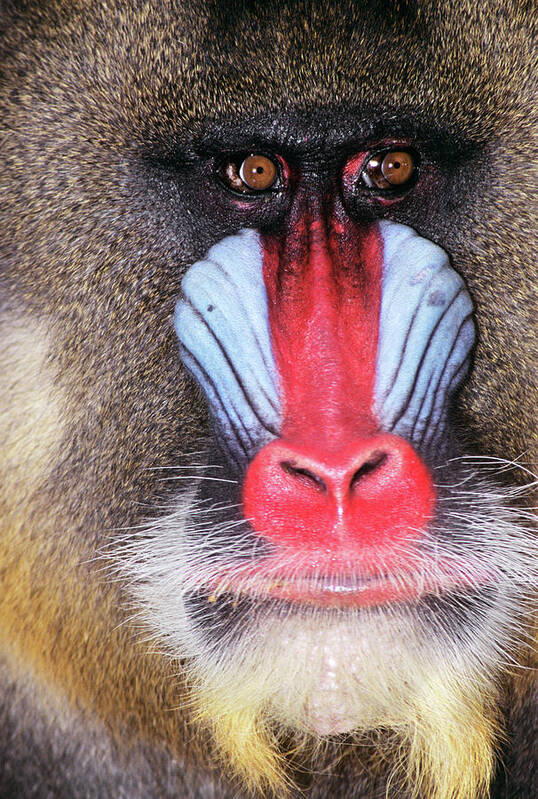
#> input picture Lab1/image.jpg, 538 x 799 px, found by its file name
$ python main.py
#> lines starting #> are read from the running program, lines starting #| are printed output that depends on the picture; after the words box and inside, x2 and y2 are one past the last pixel; in counts of white or black regions, pixels touching at a corner belong together
import cv2
import numpy as np
import matplotlib.pyplot as plt

def load_image(path):
#> called with path = 'image.jpg'
    image_bgr = cv2.imread(path)
#> image_bgr is the input picture: shape (799, 538, 3); mean B, G, R 108.1, 111.9, 137.8
    if image_bgr is None:
        raise FileNotFoundError(f"Nie znaleziono pliku: {path}")
    image_rgb = cv2.cvtColor(image_bgr, cv2.COLOR_BGR2RGB)
    return image_rgb, image_bgr

def convert_to_hsv(image_bgr):
    hsv = cv2.cvtColor(image_bgr, cv2.COLOR_BGR2HSV)
#> hsv: shape (799, 538, 3); mean H, S, V 74.3, 76.2, 141.9
    h, s, v = cv2.split(hsv)
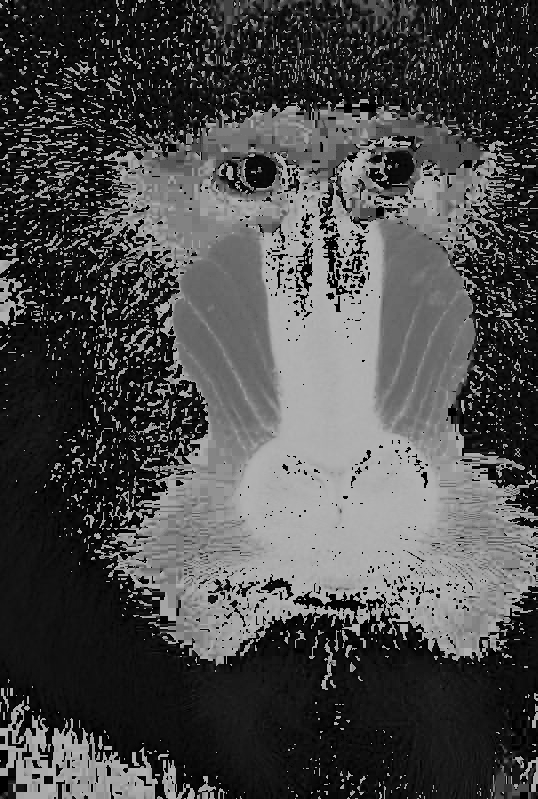
#> h: shape (799, 538); min 0, max 179, mean 74.3
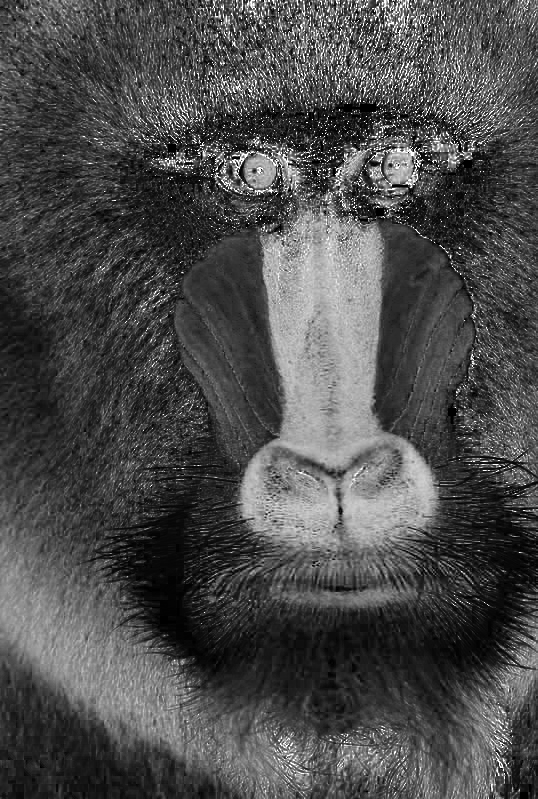
#> s: shape (799, 538); min 0, max 255, mean 76.2
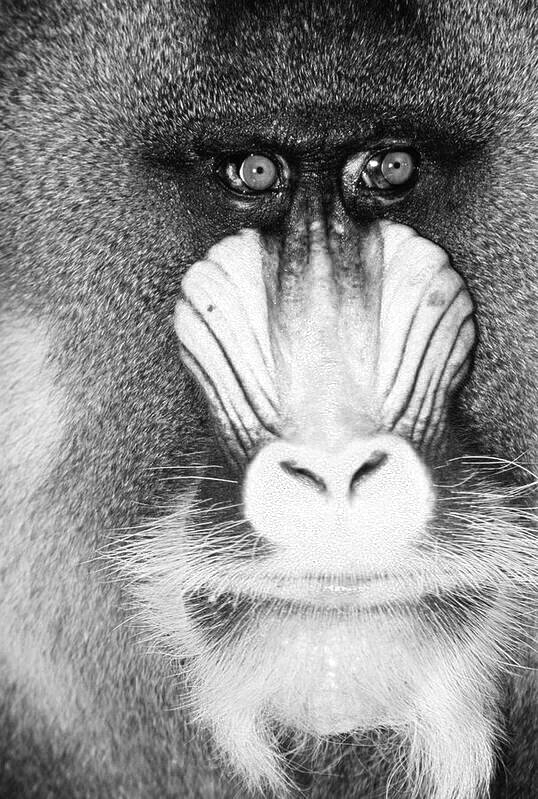
#> v: shape (799, 538); min 0, max 255, mean 141.9
    return h, s, v

def create_mask(h_channel, lower_hue, upper_hue):
#> called with lower_hue = 150, upper_hue = 180
    mask = cv2.inRange(h_channel, lower_hue, upper_hue)
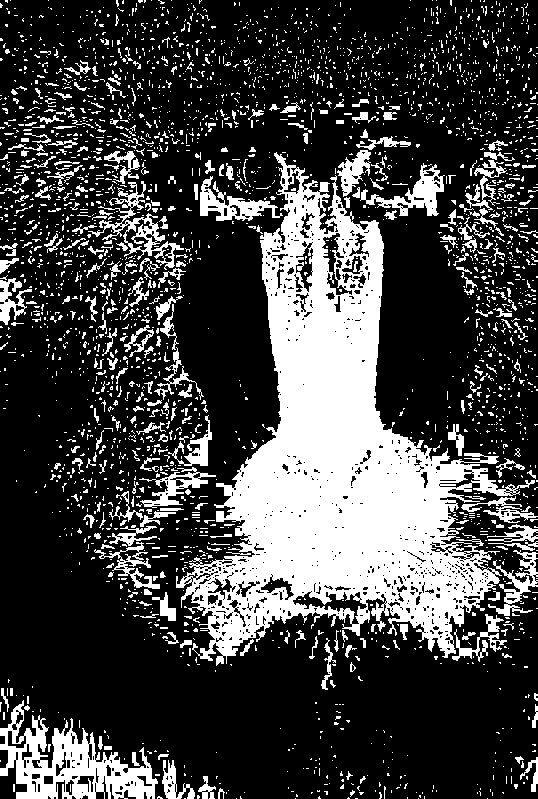
#> mask: shape (799, 538); 26.2% white; 2985 white regions (2660 under 20 px), largest, box (x1, y1, x2, y2) and area: (176, 152, 535, 666) 65949, (0, 700, 158, 799) 6447, (88, 181, 184, 270) 1655
    kernel = np.ones((5, 5), np.uint8)
    mask_clean = cv2.morphologyEx(mask, cv2.MORPH_OPEN, kernel)
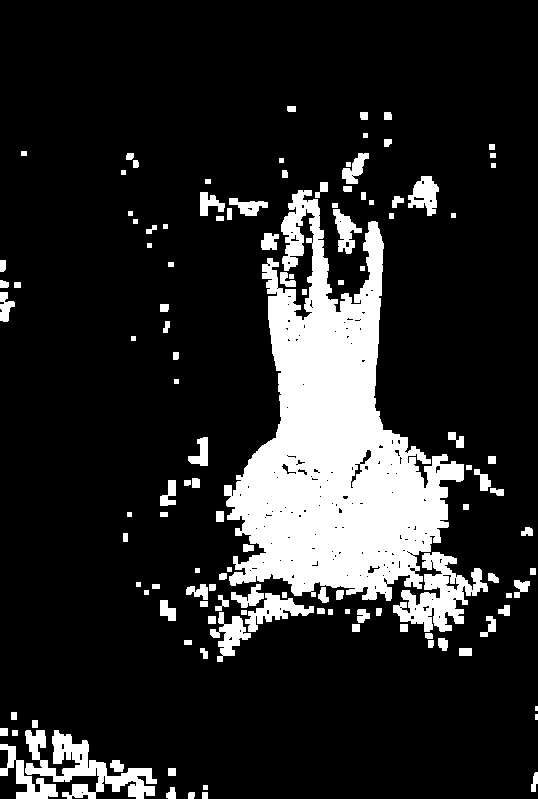
#> mask_clean: shape (799, 538); 15.7% white; 123 white regions (2 under 20 px), largest, box (x1, y1, x2, y2) and area: (224, 190, 464, 601) 47095, (25, 730, 157, 799) 3554, (393, 552, 488, 632) 3365
    mask_clean = cv2.morphologyEx(mask_clean, cv2.MORPH_CLOSE, kernel)
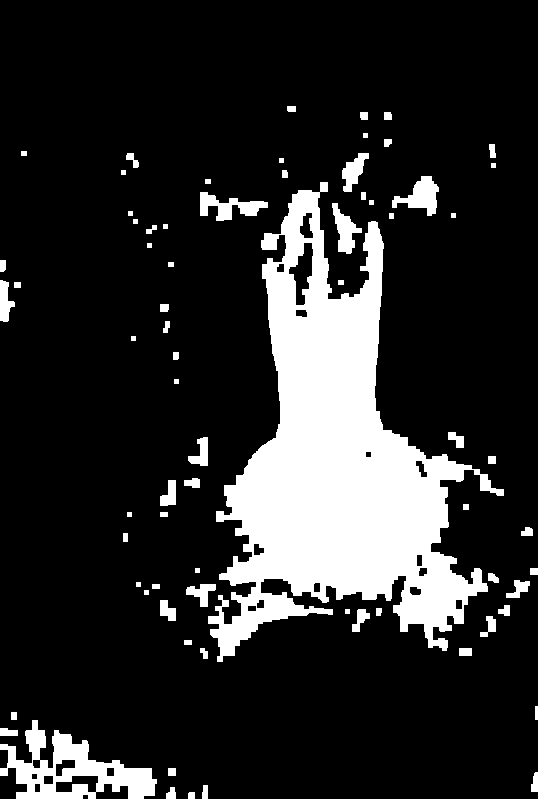
#> mask_clean: shape (799, 538); 16.6% white; 73 white regions, largest, box (x1, y1, x2, y2) and area: (208, 182, 504, 662) 57655, (0, 720, 157, 799) 5307, (200, 192, 268, 221) 932
    return mask_clean

def apply_mask(image_rgb, mask):
    return cv2.bitwise_and(image_rgb, image_rgb, mask=mask)
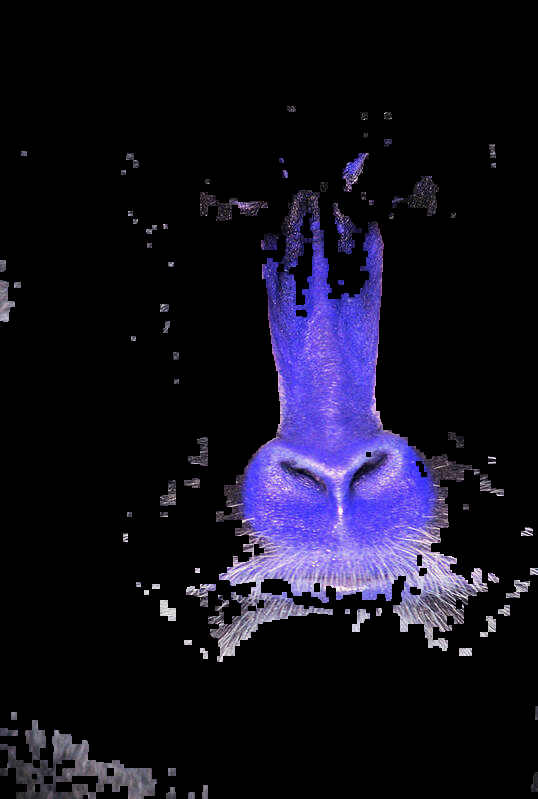
#> returned value: shape (799, 538, 3); mean of channels 0, 1, 2 30.5, 16, 18.5; drawn as B, G, R

def show_results(image_rgb, h, mask, result):
    plt.figure(figsize=(12, 8))

    plt.subplot(2, 2, 1)
    plt.title('Obraz RGB')
    plt.imshow(image_rgb)
    plt.axis('off')

    plt.subplot(2, 2, 2)
    plt.title('Kanał H')
    plt.imshow(h, cmap='hsv')
    plt.axis('off')

    plt.subplot(2, 2, 3)
    plt.title('Maska binarna')
    plt.imshow(mask, cmap='gray')
    plt.axis('off')

    plt.subplot(2, 2, 4)
    plt.title('Wyizolowany kwiat')
    plt.imshow(result)
    plt.axis('off')

    plt.tight_layout()
    plt.show()

def main(image_path, lower_hue=150, upper_hue=180):
    image_rgb, image_bgr = load_image(image_path)
    h, s, v = convert_to_hsv(image_bgr)
    mask = create_mask(h, lower_hue, upper_hue)
    result = apply_mask(image_rgb, mask)
    show_results(image_rgb, h, mask, result)


if __name__ == "__main__":
    main("image.jpg")
